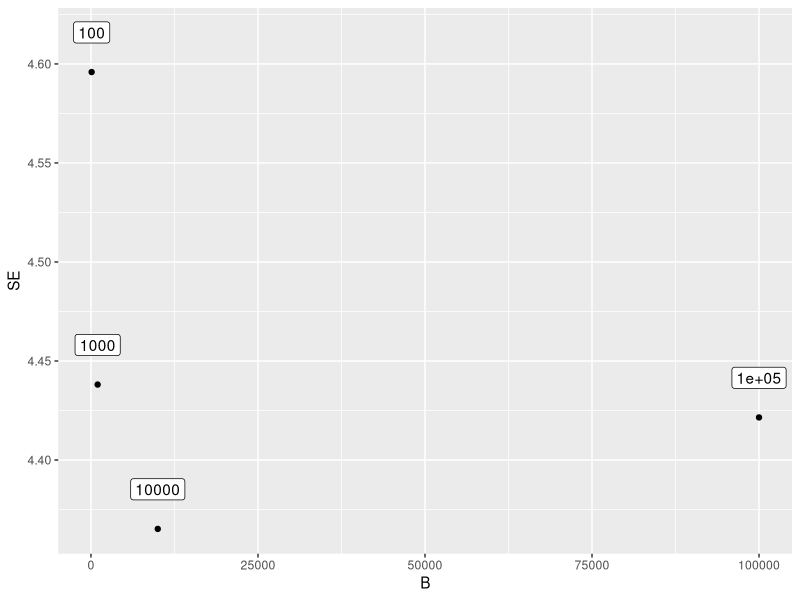

Generate this figure with R:
## ---- chunk 1
knitr::opts_chunk$set(echo = TRUE)
## ---- chunk 2
library(modelr)
library(ggplot2)
library(tidyverse)
library(data.table)
library(purrr)
library(modelr)
## ---- chunk 3
vienna <- read_csv("hotels-vienna/clean/hotels-vienna.csv")
## ---- chunk 4
x <- vienna$price
sample_distribution <- lapply(1:2, function(i) {return(sample(x, replace= TRUE))})
means <- sapply(sample_distribution, mean)
sd(means)
## ---- chunk 5
bootstrap_mean <- function(B, V) {
  sample_distribution <- lapply(1:B, function(i) {return(sample(V, replace= TRUE))})
  means <- sapply(sample_distribution, mean)
  return(sd(means))
}

bootstrap_mean(100, vienna$price)
## ---- chunk 6

bootstrap_mean(100, vienna$price)
o <- data.frame(B = integer(), SE = double())
B <- c(100, 1000, 10000, 100000)

set.seed(42)
sample_d <- lapply(B, bootstrap_mean, V = vienna$price)
for (i in 1:length(sample_d)){
  o <- add_row(o, B = B[i], SE = sample_d[[i]])
}

o %>% ggplot(aes(B, SE)) + geom_point() + geom_label(label=B, position = position_nudge(x = 0.6, y = 0.02))
## ---- chunk 7
std <- sd(vienna$price)
n_rows <- nrow(vienna)
vienna_SE <- std/sqrt(n_rows)
vienna_SE
## ---- chunk 8
bootstrap_median <- function(B, V) {
  sample_distribution <- lapply(1:B, function(i) {return(sample(V, replace= TRUE))})
  med_data <- map_dbl(sample_distribution, median)
  return(sd(med_data))
}

bootstrap_median(200, vienna$price)
## ---- chunk 9

bootstrap_fun <- function(B, V, fun) {
  output <- c()
  if(length(V) != 2){
    sample_distribution <- lapply(1:B, function(i) {return(sample(V, replace= TRUE))})
    output <- sapply(sample_distribution, fun)
  } else {
    sample_distribution1 <- lapply(1:B, function(i) {return(sample(V[[1]], replace= TRUE))})
    sample_distribution2 <- lapply(1:B, function(i) {return(sample(V[[2]], replace= TRUE))})
    for(i in 1:length(sample_distribution1)){
      output <- c(output, fun(a = sample_distribution1[[i]], b = sample_distribution2[[i]]))
    }
  }
  return(sd(output))
}

top_quartile <- function(data) {
  return(quantile(data, 0.75))
}

#mean
bootstrap_fun(1000, vienna$price, mean)
 #median
bootstrap_fun(1000, vienna$price, median)

#top_quartile
bootstrap_fun(1000, vienna$price, top_quartile)

#standard Deviation
bootstrap_fun(1000, vienna$price, sd)

#max
bootstrap_fun(1000, vienna$price, max)
## ---- chunk 10
bootstrap_se_beta <- function(a, b) {
  # d <- data.frame(Price = vienna$price, Distance = vienna$distance)
  model <- lm(a ~ b, data = data.frame(a = a, b = b))
  # print(model$coefficients[[1]])
  return(model$coefficients[[2]])
}

bootstrap_se_alpha <- function(a, b) {
  # d <- data.frame(Price = vienna$price, Distance = vienna$distance)
  model <- lm(a ~ b, data = data.frame(a = a, b = b))
  return(model$coefficients[[1]])
}

#Intercept
bootstrap_fun(10000, data.frame(Price = vienna$price, Dist=vienna$distance), bootstrap_se_alpha)

#Slope
bootstrap_fun(10000, data.frame(Price = vienna$price, Dist=vienna$distance), bootstrap_se_beta)

## ---- chunk 11
m <- lm(vienna$price ~ vienna$distance, data=vienna)
summary(m)
